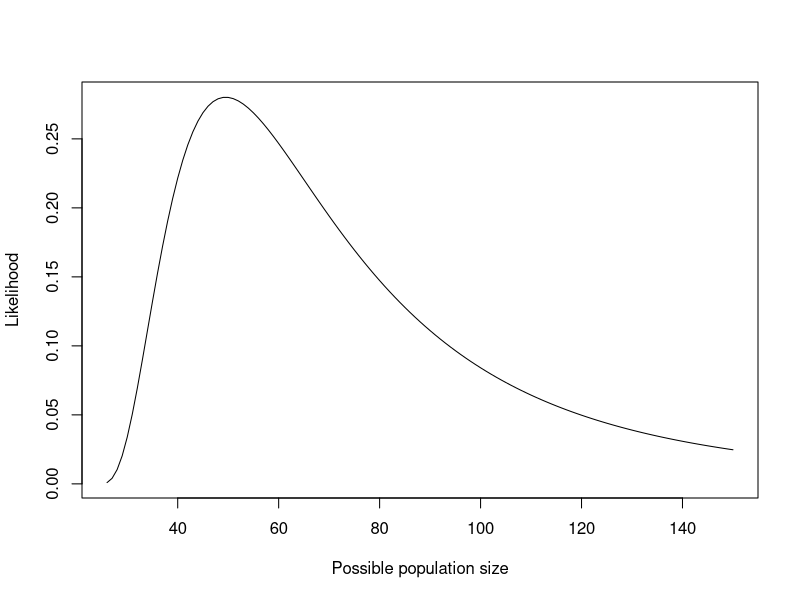
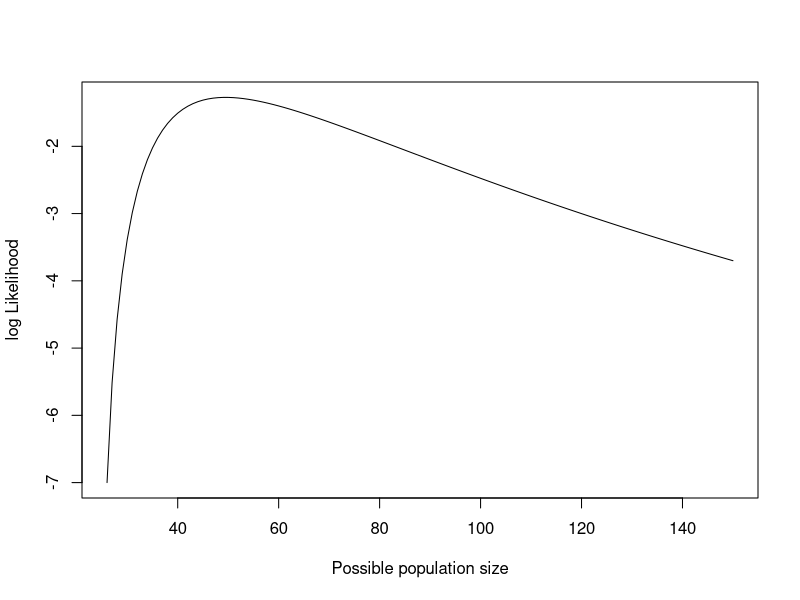

R code for these plots, in order:
## ---- chunk 1
hyperLik <- function(N,M,n,m){dhyper(m,M,N-M,n)} # reparameterizing to N, M, n
possibleN <- 26:150
likelihoods <- hyperLik(possibleN,10,20,4)
## ---- chunk 2
plot(possibleN,likelihoods,
     type="l", 
     ylab="Likelihood",
     xlab="Possible population size")
## ---- chunk 3
plot(possibleN,log(likelihoods),
     type="l", 
     ylab="log Likelihood",
     xlab="Possible population size")
# MLE:
est <- possibleN[which.max(likelihoods)] 
# note that in event of ties, this selects the smaller value!
